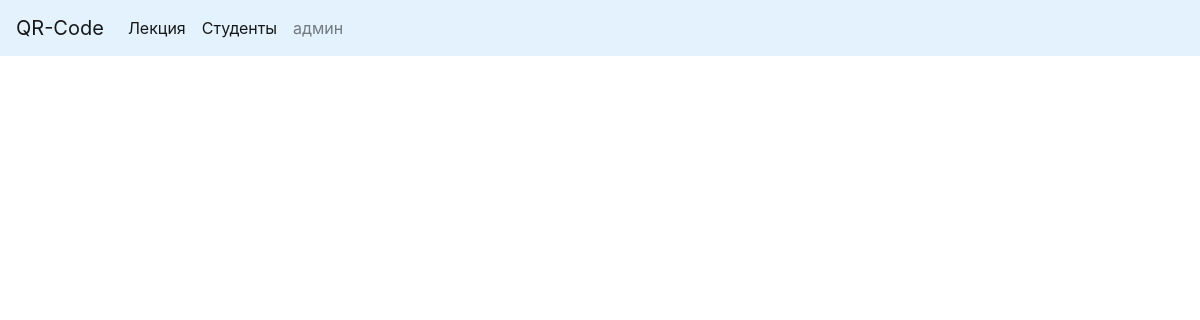
/student, run on an earlier commit of the app's database.
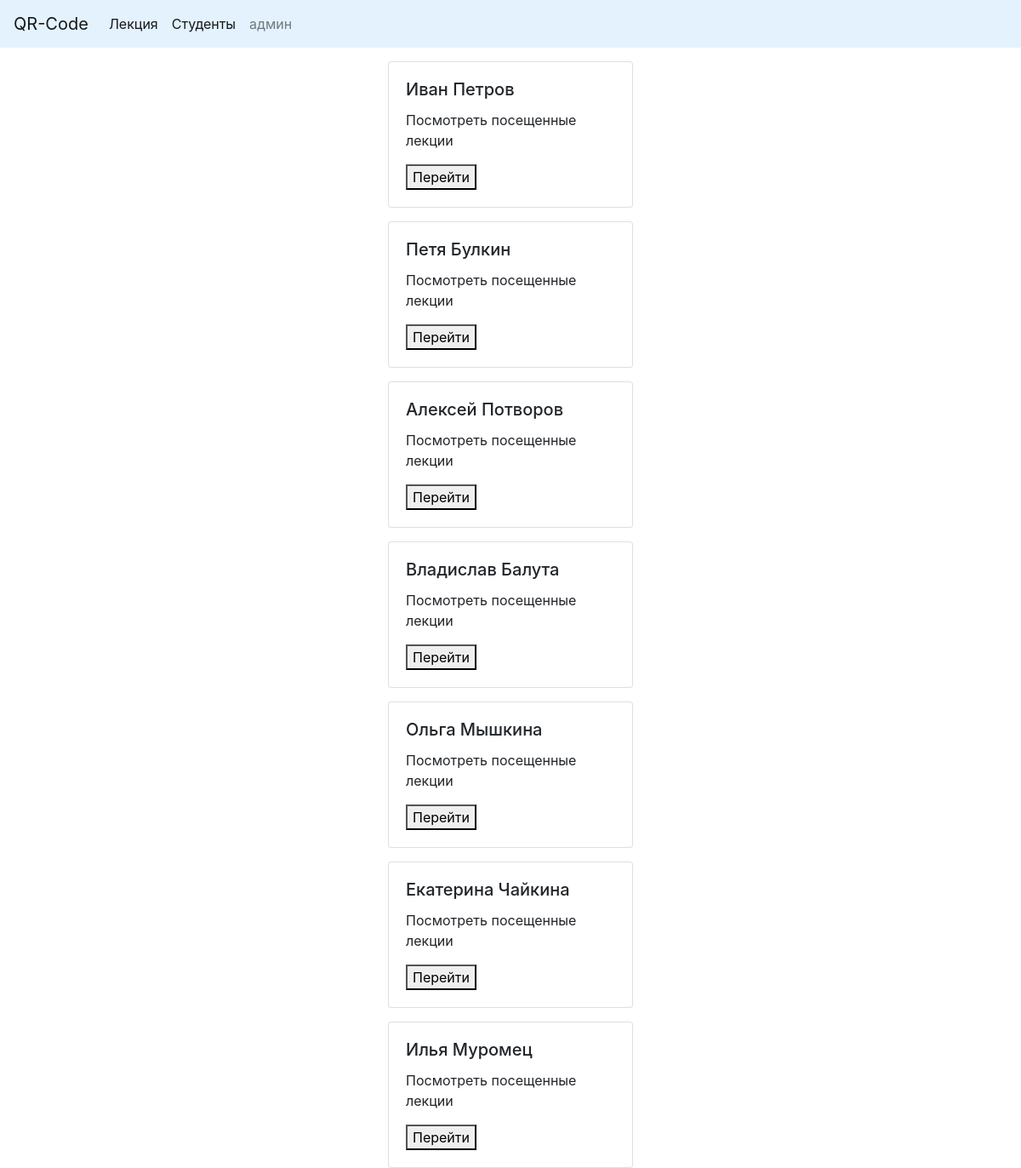
And on a later commit of the database.
### testpages/models.py (models this page shows, shortened)
class Student(models.Model):
    name = models.CharField(max_length=150, unique=True)

### testpages/views.py (the view)
# urls.py: path('student', student_page, name='student_page'),
def student_page(request):
    students = Student.objects.all()
    if request.method == 'GET':
        return render(request, 'testpages/student.html', context={'students': students})
    if request.method == 'POST':
        a = request.POST
        id = a['Student']
        return redirect('student_id_page', id)

### testpages/templates/testpages/student.html (shortened to what this page needs)
{% extends 'testpages/base_page.html' %}
{% block content %}
{% for student in students %}
<form action= "#" method="post">
                     <div class="card mt-3 ml-auto mr-auto " style="width: 18rem;">
                      <div class="card-body">
                        <h5 class="card-title">{{ student.name }}</h5>
                        <p class="card-text"> Посмотреть посещенные лекции  </p>
                        <button>Перейти</button>
                      </div>
                    </div>
                </form>
{% endfor %}
{% endblock %}

What changed in the data, as far as the page shows it:
added Student: name "Иван Петров"
added Student: name "Петя Булкин"
added Student: name "Алексей Потворов"
added Student: name "Владислав Балута"
added Student: name "Ольга Мышкина"
added Student: name "Екатерина Чайкина"
added Student: name "Илья Муромец"
